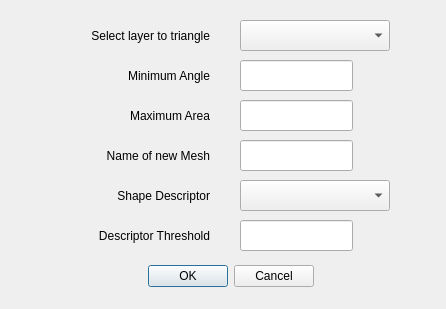
<?xml version="1.0" encoding="UTF-8"?>
<ui version="4.0">
 <class>TrianglePlugin</class>
 <widget class="QDialog" name="TrianglePlugin">
  <property name="geometry">
   <rect>
    <x>0</x>
    <y>0</y>
    <width>446</width>
    <height>309</height>
   </rect>
  </property>
  <property name="windowTitle">
   <string>TrianglePlugin</string>
  </property>
  <widget class="QDialogButtonBox" name="buttonBox">
   <property name="geometry">
    <rect>
     <x>60</x>
     <y>260</y>
     <width>341</width>
     <height>32</height>
    </rect>
   </property>
   <property name="orientation">
    <enum>Qt::Horizontal</enum>
   </property>
   <property name="standardButtons">
    <set>QDialogButtonBox::Cancel|QDialogButtonBox::Ok</set>
   </property>
   <property name="centerButtons">
    <bool>true</bool>
   </property>
  </widget>
  <widget class="QLabel" name="layerLabel">
   <property name="geometry">
    <rect>
     <x>0</x>
     <y>20</y>
     <width>210</width>
     <height>31</height>
    </rect>
   </property>
   <property name="frameShadow">
    <enum>QFrame::Plain</enum>
   </property>
   <property name="text">
    <string>Select layer to triangle</string>
   </property>
   <property name="scaledContents">
    <bool>false</bool>
   </property>
   <property name="alignment">
    <set>Qt::AlignRight|Qt::AlignTrailing|Qt::AlignVCenter</set>
   </property>
   <property name="wordWrap">
    <bool>false</bool>
   </property>
  </widget>
  <widget class="QComboBox" name="cbLayers">
   <property name="geometry">
    <rect>
     <x>240</x>
     <y>20</y>
     <width>150</width>
     <height>31</height>
    </rect>
   </property>
  </widget>
  <widget class="QLabel" name="nameLayer">
   <property name="geometry">
    <rect>
     <x>70</x>
     <y>140</y>
     <width>140</width>
     <height>31</height>
    </rect>
   </property>
   <property name="text">
    <string>Name of new Mesh</string>
   </property>
   <property name="alignment">
    <set>Qt::AlignRight|Qt::AlignTrailing|Qt::AlignVCenter</set>
   </property>
  </widget>
  <widget class="QLabel" name="angleLabel">
   <property name="geometry">
    <rect>
     <x>70</x>
     <y>60</y>
     <width>140</width>
     <height>31</height>
    </rect>
   </property>
   <property name="text">
    <string>Minimum Angle</string>
   </property>
   <property name="alignment">
    <set>Qt::AlignRight|Qt::AlignTrailing|Qt::AlignVCenter</set>
   </property>
  </widget>
  <widget class="QLabel" name="areaLabel">
   <property name="geometry">
    <rect>
     <x>70</x>
     <y>100</y>
     <width>140</width>
     <height>31</height>
    </rect>
   </property>
   <property name="text">
    <string>Maximum Area</string>
   </property>
   <property name="alignment">
    <set>Qt::AlignRight|Qt::AlignTrailing|Qt::AlignVCenter</set>
   </property>
  </widget>
  <widget class="QLineEdit" name="textAngle">
   <property name="geometry">
    <rect>
     <x>240</x>
     <y>60</y>
     <width>113</width>
     <height>31</height>
    </rect>
   </property>
  </widget>
  <widget class="QLineEdit" name="textArea">
   <property name="geometry">
    <rect>
     <x>240</x>
     <y>100</y>
     <width>113</width>
     <height>31</height>
    </rect>
   </property>
  </widget>
  <widget class="QLineEdit" name="textName">
   <property name="geometry">
    <rect>
     <x>240</x>
     <y>140</y>
     <width>113</width>
     <height>31</height>
    </rect>
   </property>
  </widget>
  <widget class="QLabel" name="descriptorLayer">
   <property name="geometry">
    <rect>
     <x>70</x>
     <y>180</y>
     <width>140</width>
     <height>31</height>
    </rect>
   </property>
   <property name="text">
    <string>Shape Descriptor</string>
   </property>
   <property name="alignment">
    <set>Qt::AlignRight|Qt::AlignTrailing|Qt::AlignVCenter</set>
   </property>
  </widget>
  <widget class="QLineEdit" name="textThresholdDescriptor">
   <property name="geometry">
    <rect>
     <x>240</x>
     <y>220</y>
     <width>113</width>
     <height>31</height>
    </rect>
   </property>
  </widget>
  <widget class="QComboBox" name="cbShapeDescriptor">
   <property name="geometry">
    <rect>
     <x>240</x>
     <y>180</y>
     <width>150</width>
     <height>31</height>
    </rect>
   </property>
  </widget>
  <widget class="QLabel" name="thresholdDescriptorLayer">
   <property name="geometry">
    <rect>
     <x>70</x>
     <y>220</y>
     <width>140</width>
     <height>31</height>
    </rect>
   </property>
   <property name="text">
    <string>Descriptor Threshold</string>
   </property>
   <property name="alignment">
    <set>Qt::AlignRight|Qt::AlignTrailing|Qt::AlignVCenter</set>
   </property>
  </widget>
 </widget>
 <resources/>
 <connections>
  <connection>
   <sender>buttonBox</sender>
   <signal>accepted()</signal>
   <receiver>TrianglePlugin</receiver>
   <slot>accept()</slot>
   <hints>
    <hint type="sourcelabel">
     <x>248</x>
     <y>254</y>
    </hint>
    <hint type="destinationlabel">
     <x>157</x>
     <y>274</y>
    </hint>
   </hints>
  </connection>
  <connection>
   <sender>buttonBox</sender>
   <signal>rejected()</signal>
   <receiver>TrianglePlugin</receiver>
   <slot>reject()</slot>
   <hints>
    <hint type="sourcelabel">
     <x>316</x>
     <y>260</y>
    </hint>
    <hint type="destinationlabel">
     <x>286</x>
     <y>274</y>
    </hint>
   </hints>
  </connection>
 </connections>
</ui>
